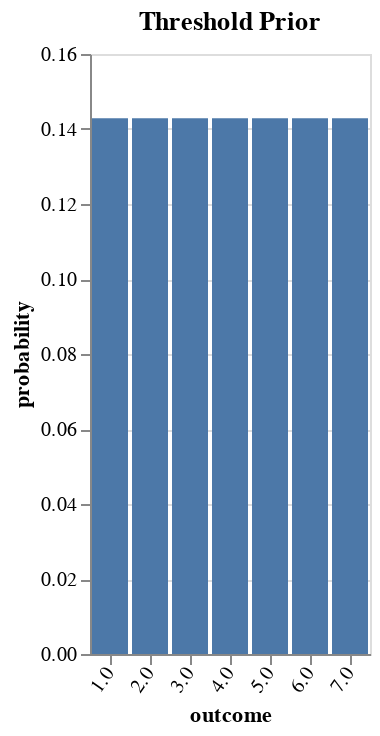

Notebook cell for this chart:
### Code cell
thresholdPrior :: Model Double
thresholdPrior = unif heights -- (drop 1 . dropEnd 1 $ heights)

vlShow . titled "Threshold Prior" . barFromDist <$> enumD thresholdPrior

### Figure 1 — Vega-Lite specification as saved in the notebook (floating-point values rounded to 4 significant figures)
{"$schema": "https://vega.github.io/schema/vega-lite/v3.json", "layer": [{"$schema": "https://vega.github.io/schema/vega-lite/v3.json", "data": {"values": [{"outcome": "1.0", "probability": 0.1429}, {"outcome": "2.0", "probability": 0.1429}, {"outcome": "3.0", "probability": 0.1429}, {"outcome": "4.0", "probability": 0.1429}, {"outcome": "5.0", "probability": 0.1429}, {"outcome": "6.0", "probability": 0.1429}, {"outcome": "7.0", "probability": 0.1429}]}, "description": "", "encoding": {"x": {"axis": {"labelAngle": -55}, "field": "outcome", "scale": {"rangeStep": 30}, "sort": null, "type": "ordinal"}, "y": {"field": "probability", "type": "quantitative"}}, "mark": "bar"}], "title": "Threshold Prior"}
